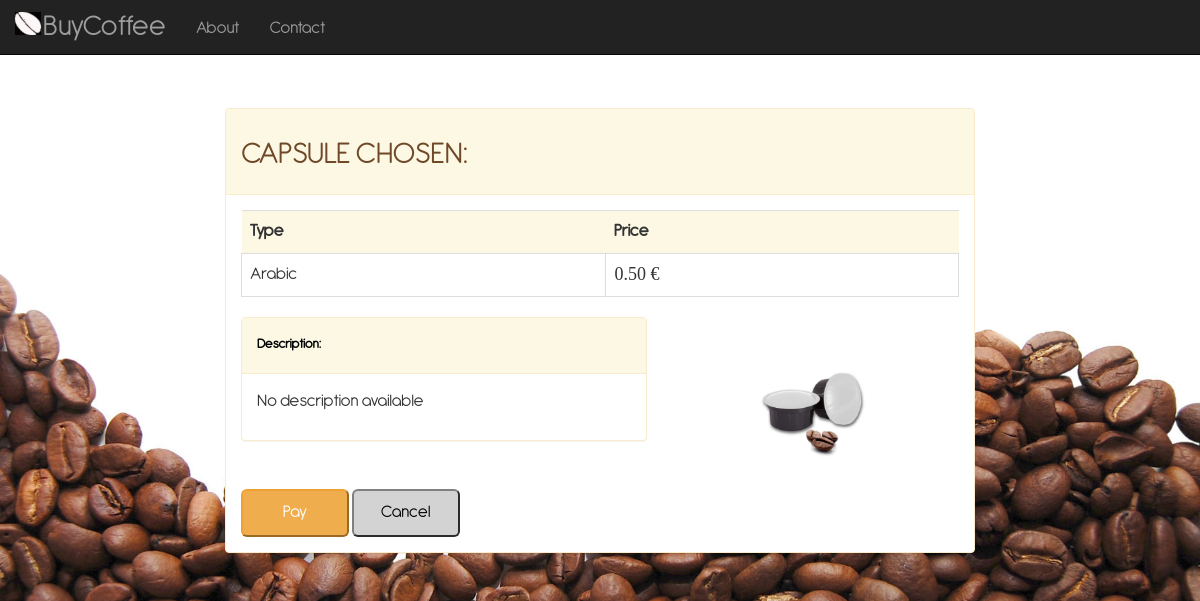
The app's page /coffee/Arabic/payment/, older data.
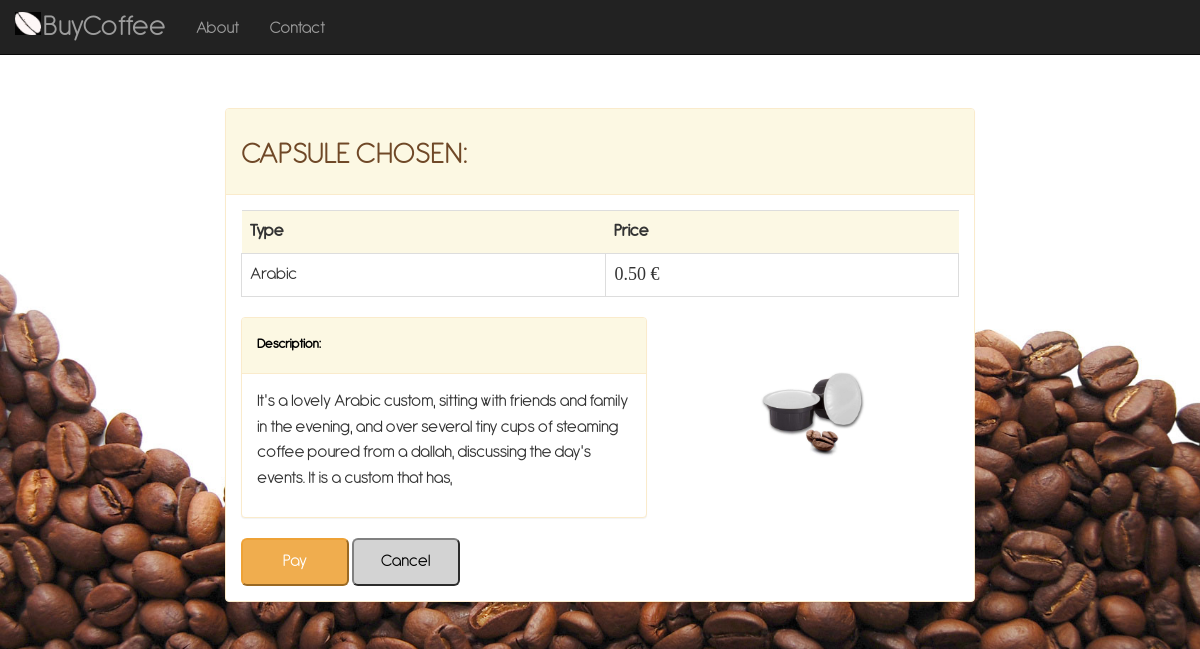
The same page, newer data.
### coffee/models.py (models this page shows, shortened)
class CoffeeCapsule(models.Model):
    AMERICAN = 'American'
    ARABIC = 'Arabic'
    COFFEE_CHOICES = (
        (AMERICAN, 'American'),
        (ARABIC, 'Arabic'),
    )
    coffeeType = models.CharField('Type', choices=COFFEE_CHOICES, max_length=25)
    additionDate = models.DateTimeField('addition date', default=timezone.now)
    expirationDate = models.DateTimeField('expiration date')
    coffeeDescription = models.TextField('Description', max_length=200, help_text="Insert a brief product description")
    coffeePrice = models.DecimalField('Price', max_digits=4, decimal_places=2, default=0.50)
    coffeeQuantity = models.PositiveSmallIntegerField('Quantity', default=1, editable=True)
    coffeeImage = models.ImageField(blank=True, null=True)
    def __str__(self):
        return str(self.coffeeType)

### coffee/views.py (the view)
# urls.py: path('<str:coffeeType>/payment/', views.payment, name='payment'),
def payment(request, coffeeType):
    capsules = CoffeeCapsule.objects.filter(coffeeType=coffeeType).order_by('additionDate')
    return render(request, 'coffee/payment.html', {'capsule': capsules[0]})

### coffee/templates/coffee/payment.html (shortened to what this page needs)
<!DOCTYPE html>
<html lang="en">
<head>
    {% load static %}
    <link href="{% static '/coffee/css/bootstrap.min.css' %}" rel="stylesheet" type="text/css">
    <link href="{% static '/coffee/css/custom.css' %}" rel="stylesheet">
</head>
<body>
<nav class="navbar navbar-inverse navbar-fixed-top" role="navigation">
        <div class="container">
            <div class="navbar-header">
                <a class="navbar-brand" href="{% url 'index' %}">
                    BuyCoffee
                </a>
            </div>
            <div class="collapse navbar-collapse" id="bs-example-navbar-collapse-1">
                <ul class="nav navbar-nav">
                    <li>
                        <a href="{% url 'about' %}">About</a>
                    </li>
                    <li>
                        <a href="{% url 'contact' %}">Contact</a>
                    </li>
                </ul>
            </div>
        </div>
    </nav>
<form action="{% url 'loginPage' capsule.coffeeType %}" method="post">
    <div class="container-fluid">
        <div class="panel panel-warning">
            <div class="panel-heading">
                <h1>CAPSULE CHOSEN: </h1>
            </div>
            <div id="panel-index-body" class="panel-body">
                <table class="table">
                    <tr class="table-warning">
                        <td class="table-warning"><b>Type</b></td>
                        <td class="table-warning"><b>Price</b></td>
                    </tr>
                    <tr>
                        <td class="table-bordered">{{ capsule }}</td>
                        <td id="paymentPriceId" class="table-bordered">{{ capsule.coffeePrice }} €</td>
                    </tr>
                </table>
                <div class="row">
                    <div class="col-lg-7">
                        <div class="panel panel-warning">
                            <div class="panel-heading"><h5><b><font color="black">Description: </font></b></h5></div>
                            <div class="panel-body"><p>{{ capsule.coffeeDescription }}</p></div>
                        </div>
                    </div>
                    <div class="col-lg-3">
                        {% if capsule.coffeeImage != None %}
                            <img id="image" src="{{ capsule.coffeeImage.url }}">
                        {% endif %}
                    </div>
                </div>
                <input type="submit" class="btn-warning btn-lg" name="coffeeType" value="Pay">
                <a class="nounderline" href="{% url 'index' %}">
                    <button type="button" class="btn-secondary btn-lg">
                            Cancel
                    </button>
                </a>
            </div>
        </div>
    </div>
</form>
</body>
</html>

Row changes from the older to the newer data that the page shows:
changed CoffeeCapsule "Arabic": coffeeDescription "No description available" → "It's a lovely Arabic custom, sitting with friends and family in the evening, and over several tiny cups of steaming coffee poured from a dallah, discussing the day's events. It is a custom that has,"
